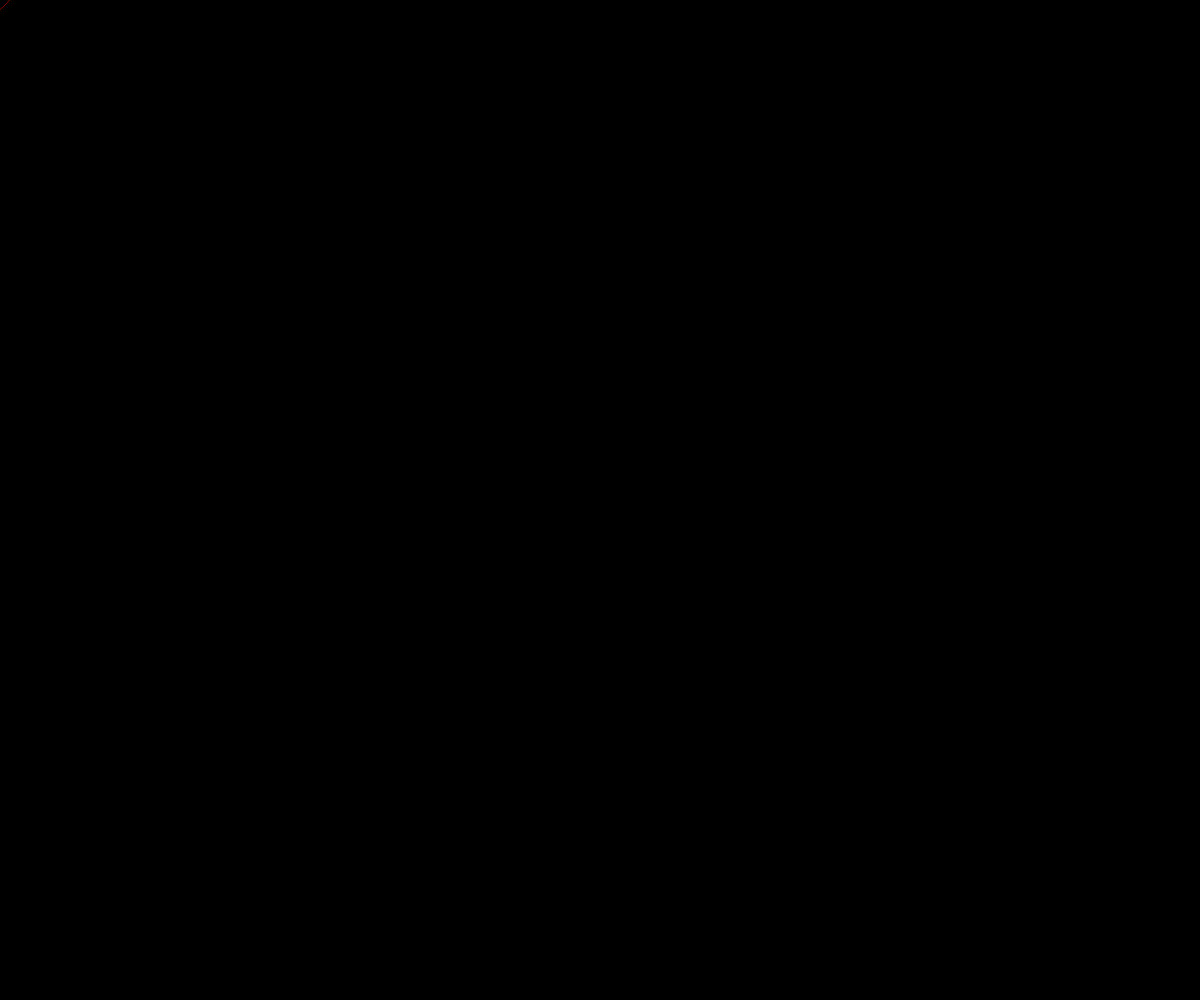
Frame 1 (no input)
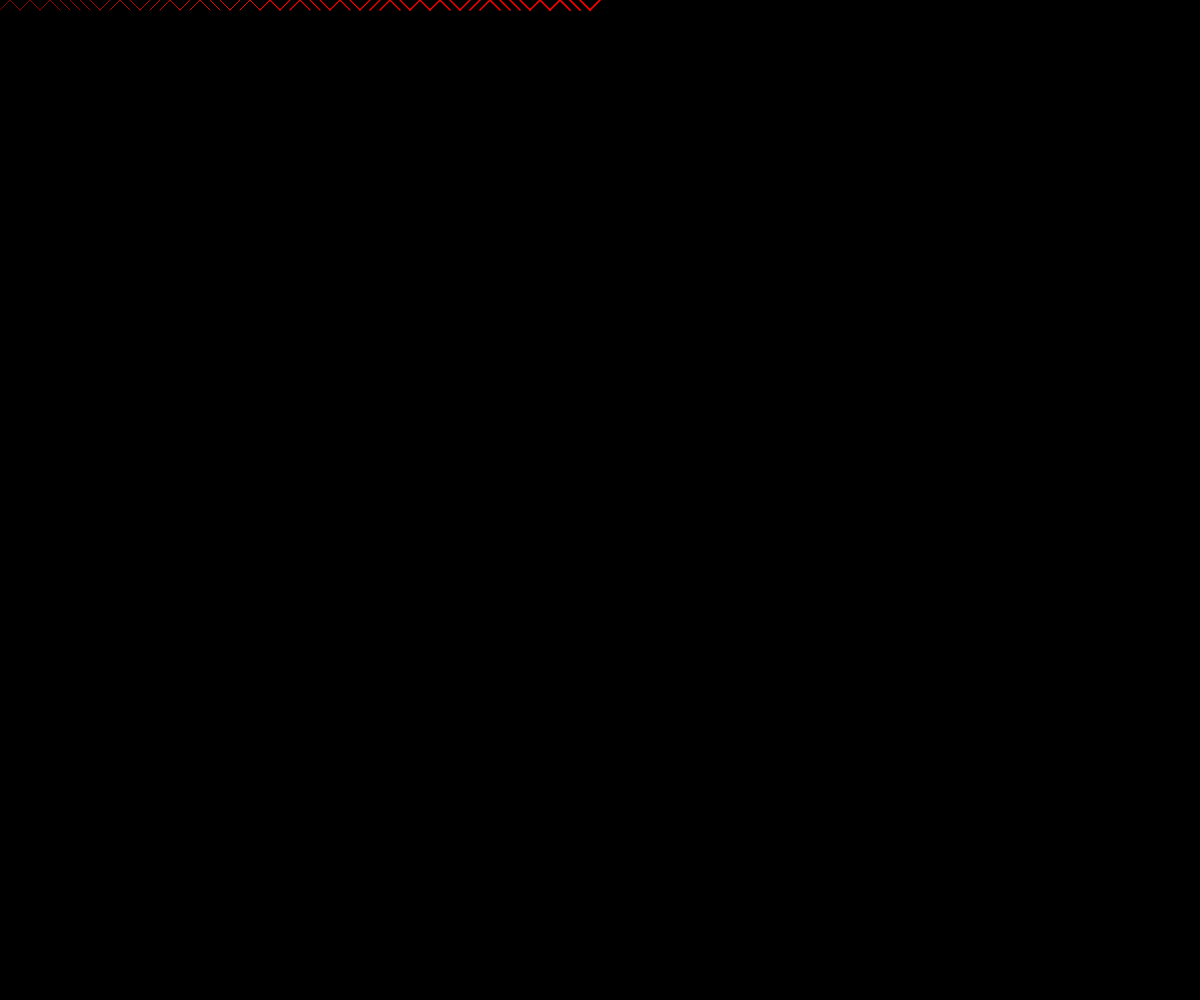
Frame 60 (no input)
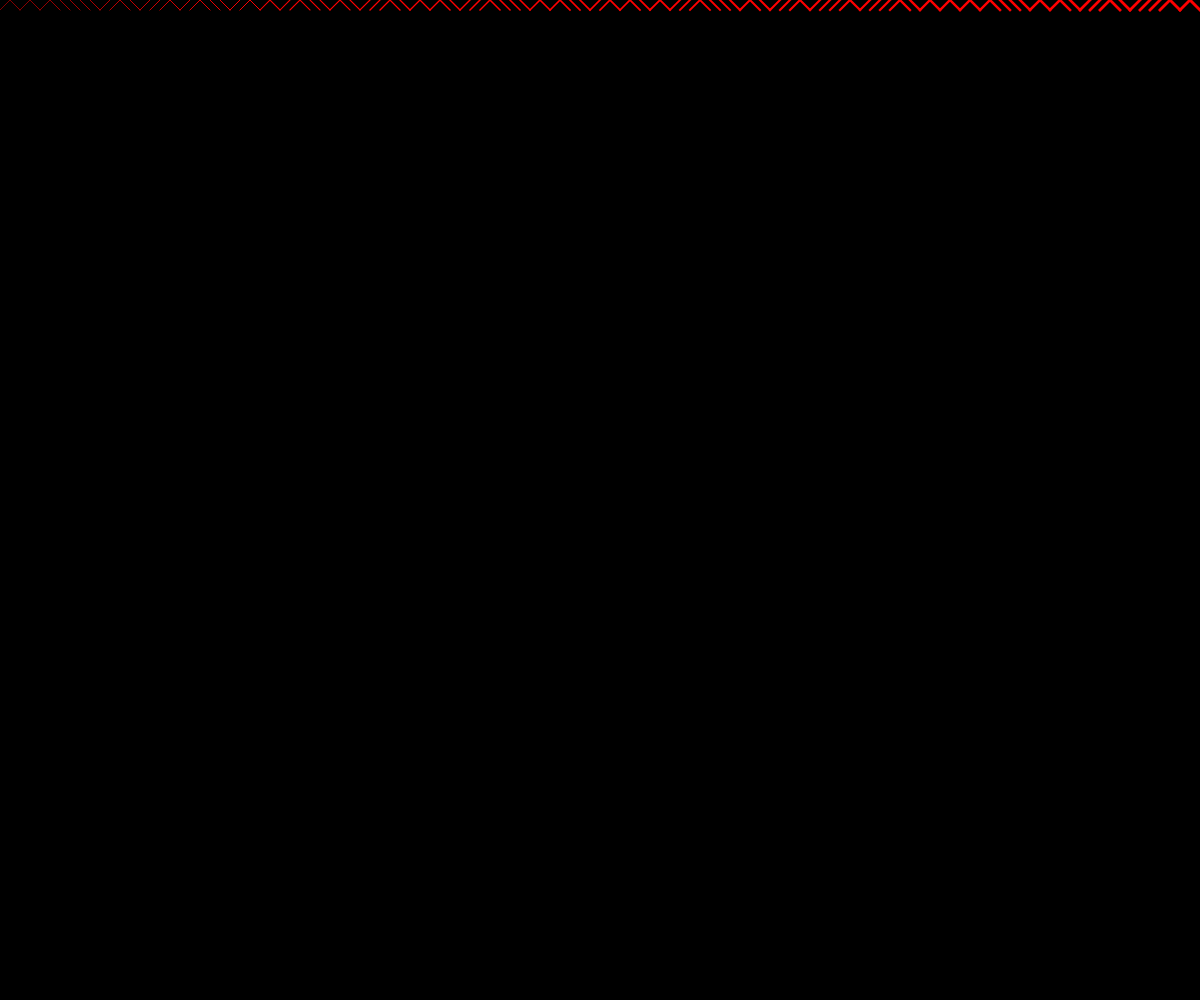
Frame 120 (the mouse pressed at the canvas centre since frame 60)

The p5.js sketch that drew these frames (run headless with seeded random() and noise() and a simulated clock; from frame 60 on, the mouse is pressed at the canvas centre):

// p5.js sketch
// ── sketch.js
let x = 0;
let y = 0;
let spacing = 10;
let col = 0;
let inc = 5;
let sweight = 0.5;
let weightinc = 0.02;

function setup() {
    createCanvas (windowWidth, windowHeight);
    background(0);
    colorMode(HSB);
    //rectMode(CENTER);
}

function draw() {
    stroke(col, 255, 255);
    fill(col, 255, 255);
    
    if (random(1) < 0.50) {
        strokeWeight(sweight);
        strokeCap(PROJECT);
        strokeJoin(MITER);
        line(x, y, x + spacing, y + spacing);    
    } else {
        strokeWeight(sweight);
        strokeCap(PROJECT);
        strokeJoin(MITER);
        line(x, y + spacing, x + spacing, y);
    }
    
    x = x + spacing;
    sweight = sweight + weightinc;
    
    if (x >= width) {
        x = 0;
        y = y + spacing;
        col = col + inc;
        if (col > 255 || col < 0) {
            inc = inc * -1;
        }
    }
    
    
    
    
    if (y >= height) {
        y = 0;
        fill(0, 0, 0, 0.35);
        noStroke();
        rect(0, 0, width, height);
    }
    

    if (sweight > 4 || sweight < 0.5) {
        weightinc = weightinc * -1;
    }
    
    
}
